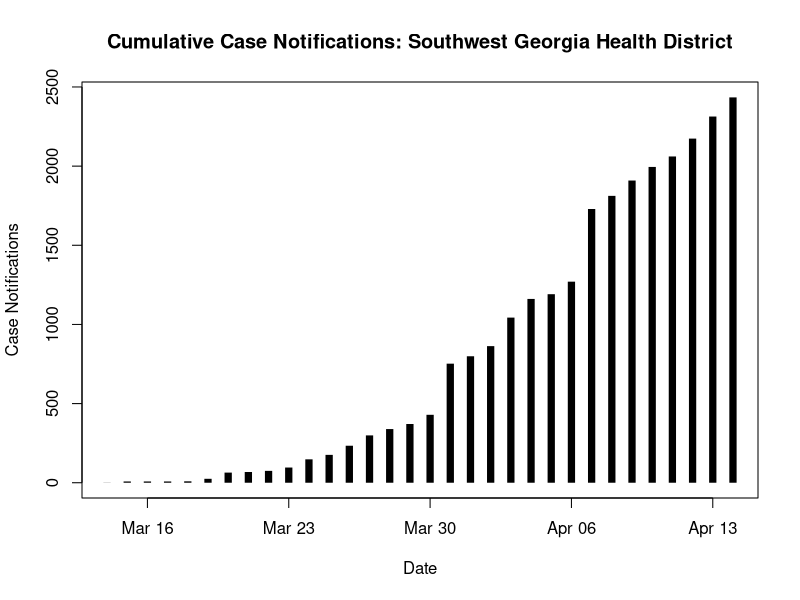
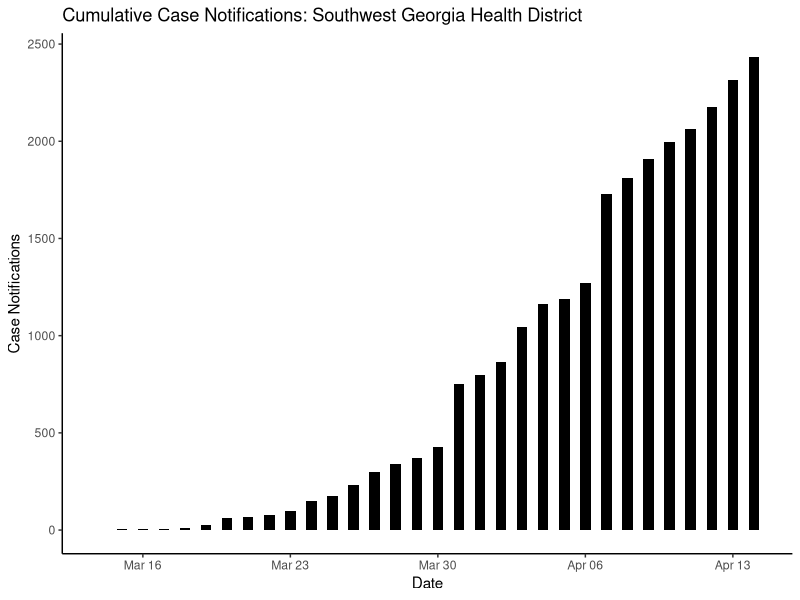
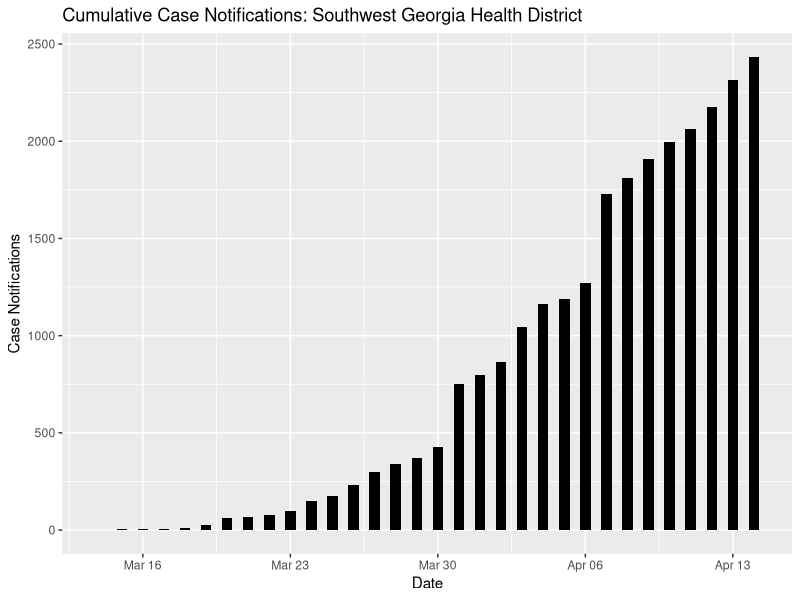

Reproduce these figures in R, in order.

library(readr)
data <- read_csv("Colquitt_and_surrounding/Data/SW_primary and secondary counties cases.csv")

datatwo <- data[1:32, ]

datatwo$total <- rowSums(datatwo[,c(2:15)])


library(lubridate)
library(scales)
library(ggplot2)

# line that makes dates look better on figure
datatwo$newdate <- as.Date(parse_date_time(datatwo$date, "%y/%m/%d"))

#using plot
plot(datatwo$newdate, datatwo$total, type='h', lwd=7, col='black',
     lend='butt', xlab='Date', ylab='Case Notifications', main='Cumulative Case Notifications: Southwest Georgia Health District')

#ggplot no grid
library(ggplot2)
ggplot(data = datatwo, aes(x = newdate, y = total)) +
  geom_bar(stat = "identity", fill = "black", width=.5) + 
  labs(title = "Cumulative Case Notifications: Southwest Georgia Health District",
       x = "Date", y = "Case Notifications") +
  theme(panel.grid.major = element_blank(), panel.grid.minor = element_blank(),
        panel.background = element_blank(), axis.line = element_line(colour = "black"))

#using ggplot with grid
library(ggplot2)
ggplot(data = datatwo, aes(x = newdate, y = total)) +
  geom_bar(stat = "identity", fill = "black", width=.5) + 
  labs(title = "Cumulative Case Notifications: Southwest Georgia Health District",
       x = "Date", y = "Case Notifications") 


